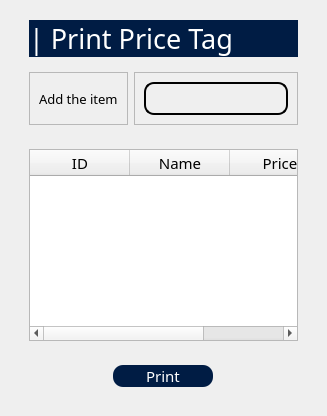
            <widget class="QWidget" name="PrintPriceTag">
             <layout class="QHBoxLayout" name="horizontalLayout_147">
              <item>
               <widget class="QWidget" name="widget_109" native="true">
                <layout class="QVBoxLayout" name="verticalLayout_136">
                 <item>
                  <widget class="QWidget" name="widget_117" native="true">
                   <layout class="QVBoxLayout" name="verticalLayout_137">
                    <property name="topMargin">
                     <number>0</number>
                    </property>
                    <property name="bottomMargin">
                     <number>0</number>
                    </property>
                    <item>
                     <widget class="QLabel" name="label_71">
                      <property name="font">
                       <font>
                        <family>Sans Serif Collection</family>
                        <pointsize>20</pointsize>
                       </font>
                      </property>
                      <property name="styleSheet">
                       <string notr="true">background-color: rgb(0, 28, 68);
border-radius: 20px;
color: white</string>
                      </property>
                      <property name="text">
                       <string>| Print Price Tag</string>
                      </property>
                     </widget>
                    </item>
                   </layout>
                  </widget>
                 </item>
                 <item>
                  <widget class="QWidget" name="widget_118" native="true">
                   <layout class="QHBoxLayout" name="horizontalLayout_148">
                    <item>
                     <widget class="QFrame" name="frame_155">
                      <property name="font">
                       <font>
                        <family>Sans Serif Collection</family>
                        <pointsize>11</pointsize>
                       </font>
                      </property>
                      <property name="frameShape">
                       <enum>QFrame::StyledPanel</enum>
                      </property>
                      <property name="frameShadow">
                       <enum>QFrame::Raised</enum>
                      </property>
                      <layout class="QVBoxLayout" name="verticalLayout_138">
                       <item>
                        <widget class="QLabel" name="label_72">
                         <property name="font">
                          <font>
                           <family>Sans Serif Collection</family>
                           <pointsize>10</pointsize>
                          </font>
                         </property>
                         <property name="text">
                          <string>Add the item</string>
                         </property>
                        </widget>
                       </item>
                      </layout>
                     </widget>
                    </item>
                    <item>
                     <widget class="QFrame" name="frame_156">
                      <property name="frameShape">
                       <enum>QFrame::StyledPanel</enum>
                      </property>
                      <property name="frameShadow">
                       <enum>QFrame::Raised</enum>
                      </property>
                      <layout class="QVBoxLayout" name="verticalLayout_139">
                       <item>
                        <widget class="QLineEdit" name="PrintTagFindItem">
                         <property name="font">
                          <font>
                           <family>Sans Serif Collection</family>
                           <pointsize>11</pointsize>
                          </font>
                         </property>
                         <property name="styleSheet">
                          <string notr="true">background-color: rgba(0,0,0,0);
border: none;
border: 1.5px solid rgb(0, 0, 0);
color: rgb(0, 0, 0);
padding-bottom: 5px;
border-radius: 10px</string>
                         </property>
                        </widget>
                       </item>
                      </layout>
                     </widget>
                    </item>
                   </layout>
                  </widget>
                 </item>
                 <item>
                  <widget class="QWidget" name="widget_119" native="true">
                   <layout class="QHBoxLayout" name="horizontalLayout_149">
                    <item>
                     <widget class="QTableWidget" name="PrintTagTable">
                      <property name="font">
                       <font>
                        <family>Sans Serif Collection</family>
                        <pointsize>11</pointsize>
                       </font>
                      </property>
                      <column>
                       <property name="text">
                        <string>ID</string>
                       </property>
                      </column>
                      <column>
                       <property name="text">
                        <string>Name</string>
                       </property>
                      </column>
                      <column>
                       <property name="text">
                        <string>Price</string>
                       </property>
                      </column>
                     </widget>
                    </item>
                   </layout>
                  </widget>
                 </item>
                 <item>
                  <widget class="QWidget" name="widget_120" native="true">
                   <layout class="QVBoxLayout" name="verticalLayout_140">
                    <item alignment="Qt::AlignHCenter">
                     <widget class="QPushButton" name="PrintTagButton">
                      <property name="minimumSize">
                       <size>
                        <width>100</width>
                        <height>0</height>
                       </size>
                      </property>
                      <property name="font">
                       <font>
                        <family>Sans Serif Collection</family>
                        <pointsize>11</pointsize>
                       </font>
                      </property>
                      <property name="styleSheet">
                       <string notr="true">background-color: rgb(0, 28, 68);
border-radius: 10px;
color: white</string>
                      </property>
                      <property name="text">
                       <string>Print</string>
                      </property>
                     </widget>
                    </item>
                   </layout>
                  </widget>
                 </item>
                </layout>
               </widget>
              </item>
             </layout>
            </widget>
